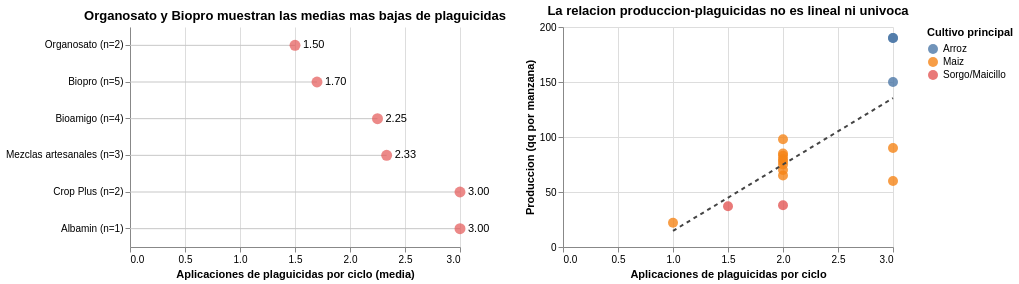

Notebook code for this chart:
### Markdown cell above
### Decisiones de diseño: produccion

Se eligio un `strip plot` superpuesto con `boxplot` porque el dataset es pequeno y cada agricultor cuenta. Esta figura evita el error de mostrar solo promedios y permite ver dispersion, valores extremos y consistencia interna por biofertilizante. La linea de referencia en `50 qq/manzana` contextualiza la lectura para maiz y evita que la magnitud de las diferencias quede sin marco interpretativo.

### Code cell
df_plag = (
    survey_clean.dropna(subset=["freq_plaguicidas_ciclo"])
    .groupby("biofert_std")
    .agg(media=("freq_plaguicidas_ciclo", "mean"), n=("freq_plaguicidas_ciclo", "size"))
    .reset_index()
    .sort_values("media")
)
df_plag["cero"] = 0
df_plag["label"] = df_plag["biofert_std"] + " (n=" + df_plag["n"].astype(str) + ")"

segments = alt.Chart(df_plag).mark_rule(color="#c7c7c7").encode(
    y=alt.Y("label:N", sort=list(df_plag["label"]), title=None),
    x=alt.X("cero:Q", title="Aplicaciones de plaguicidas por ciclo (media)"),
    x2="media:Q"
)

dots = alt.Chart(df_plag).mark_circle(size=120, color="#e45756").encode(
    y=alt.Y("label:N", sort=list(df_plag["label"]), title=None),
    x="media:Q",
    tooltip=["biofert_std:N", alt.Tooltip("media:Q", format=".2f"), "n:Q"]
)

labels = alt.Chart(df_plag).mark_text(align="left", dx=8).encode(
    y=alt.Y("label:N", sort=list(df_plag["label"]), title=None),
    x="media:Q",
    text=alt.Text("media:Q", format=".2f")
)

df_scatter = survey_clean.dropna(subset=["produccion_qq_mz", "freq_plaguicidas_ciclo"]).copy()

scatter = alt.Chart(df_scatter).mark_circle(size=100, opacity=0.8).encode(
    x=alt.X("freq_plaguicidas_ciclo:Q", title="Aplicaciones de plaguicidas por ciclo"),
    y=alt.Y("produccion_qq_mz:Q", title="Produccion (qq por manzana)"),
    color=alt.Color("cultivo_principal:N", title="Cultivo principal"),
    tooltip=["id_encuesta:Q", "biofert_std:N", "cultivo_principal:N", alt.Tooltip("freq_plaguicidas_ciclo:Q", format=".2f"), alt.Tooltip("produccion_qq_mz:Q", format=".1f")]
)

reg = alt.Chart(df_scatter).transform_regression(
    "freq_plaguicidas_ciclo", "produccion_qq_mz", method="linear"
).mark_line(color="#444444", strokeDash=[4, 4]).encode(
    x="freq_plaguicidas_ciclo:Q",
    y="produccion_qq_mz:Q"
)

alt.hconcat(
    (segments + dots + labels).properties(width=330, height=220, title="Organosato y Biopro muestran las medias mas bajas de plaguicidas"),
    (scatter + reg).properties(width=330, height=220, title="La relacion produccion-plaguicidas no es lineal ni univoca"),
    spacing=18
).configure_view(strokeWidth=0)

### Figure 1 — Vega-Lite specification as saved in the notebook (floating-point values rounded to 4 significant figures)
{"config": {"view": {"continuousWidth": 300, "continuousHeight": 300, "strokeWidth": 0}}, "hconcat": [{"layer": [{"mark": {"type": "rule", "color": "#c7c7c7"}, "encoding": {"x": {"field": "cero", "title": "Aplicaciones de plaguicidas por ciclo (media)", "type": "quantitative"}, "x2": {"field": "media"}, "y": {"field": "label", "sort": ["Organosato (n=2)", "Biopro (n=5)", "Bioamigo (n=4)", "Mezclas artesanales (n=3)", "Crop Plus (n=2)", "Albamin (n=1)"], "title": null, "type": "nominal"}}}, {"mark": {"type": "circle", "color": "#e45756", "size": 120}, "encoding": {"tooltip": [{"field": "biofert_std", "type": "nominal"}, {"field": "media", "format": ".2f", "type": "quantitative"}, {"field": "n", "type": "quantitative"}], "x": {"field": "media", "type": "quantitative"}, "y": {"field": "label", "sort": ["Organosato (n=2)", "Biopro (n=5)", "Bioamigo (n=4)", "Mezclas artesanales (n=3)", "Crop Plus (n=2)", "Albamin (n=1)"], "title": null, "type": "nominal"}}}, {"mark": {"type": "text", "align": "left", "dx": 8}, "encoding": {"text": {"field": "media", "format": ".2f", "type": "quantitative"}, "x": {"field": "media", "type": "quantitative"}, "y": {"field": "label", "sort": ["Organosato (n=2)", "Biopro (n=5)", "Bioamigo (n=4)", "Mezclas artesanales (n=3)", "Crop Plus (n=2)", "Albamin (n=1)"], "title": null, "type": "nominal"}}}], "data": {"name": "data-8891c2db3e144cc47fc837fa3e16b428"}, "height": 220, "title": "Organosato y Biopro muestran las medias mas bajas de plaguicidas", "width": 330}, {"layer": [{"mark": {"type": "circle", "opacity": 0.8, "size": 100}, "encoding": {"color": {"field": "cultivo_principal", "title": "Cultivo principal", "type": "nominal"}, "tooltip": [{"field": "id_encuesta", "type": "quantitative"}, {"field": "biofert_std", "type": "nominal"}, {"field": "cultivo_principal", "type": "nominal"}, {"field": "freq_plaguicidas_ciclo", "format": ".2f", "type": "quantitative"}, {"field": "produccion_qq_mz", "format": ".1f", "type": "quantitative"}], "x": {"field": "freq_plaguicidas_ciclo", "title": "Aplicaciones de plaguicidas por ciclo", "type": "quantitative"}, "y": {"field": "produccion_qq_mz", "title": "Produccion (qq por manzana)", "type": "quantitative"}}}, {"mark": {"type": "line", "color": "#444444", "strokeDash": [4, 4]}, "encoding": {"x": {"field": "freq_plaguicidas_ciclo", "type": "quantitative"}, "y": {"field": "produccion_qq_mz", "type": "quantitative"}}, "transform": [{"on": "freq_plaguicidas_ciclo", "regression": "produccion_qq_mz", "method": "linear"}]}], "data": {"name": "data-2432fbbbca93824d2bd328323bb437ee"}, "height": 220, "title": "La relacion produccion-plaguicidas no es lineal ni univoca", "width": 330}], "spacing": 18, "$schema": "https://vega.github.io/schema/vega-lite/v5.20.1.json", "datasets": {"data-8891c2db3e144cc47fc837fa3e16b428": [{"biofert_std": "Organosato", "media": 1.5, "n": 2, "cero": 0, "label": "Organosato (n=2)"}, {"biofert_std": "Biopro", "media": 1.7, "n": 5, "cero": 0, "label": "Biopro (n=5)"}, {"biofert_std": "Bioamigo", "media": 2.25, "n": 4, "cero": 0, "label": "Bioamigo (n=4)"}, {"biofert_std": "Mezclas artesanales", "media": 2.333, "n": 3, "cero": 0, "label": "Mezclas artesanales (n=3)"}, {"biofert_std": "Crop Plus", "media": 3.0, "n": 2, "cero": 0, "label": "Crop Plus (n=2)"}, {"biofert_std": "Albamin", "media": 3.0, "n": 1, "cero": 0, "label": "Albamin (n=1)"}], "data-2432fbbbca93824d2bd328323bb437ee": [{"id_encuesta": 2, "biofert_std": "Biopro", "cultivo_reportado_std": "Maiz", "cultivo_principal": "Maiz", "manzanas_cultivadas": 2, "produccion_qq_mz": 80.0, "texto_desarrollo": "Si, es mas vigoroza ", "respuesta_freq_plaguicidas": "2 bombadas por manzana", "freq_plaguicidas_fuera_dominio": false, "freq_plaguicidas_ciclo": 2.0, "texto_plaguicidas": "Si, es menor la insidencia despues de usarla", "cambio_plagas_std": "Disminucion", "tema_plaguicidas": "Sin cambio claro", "tema_desarrollo": "Vigor"}, {"id_encuesta": 6, "biofert_std": "Biopro", "cultivo_reportado_std": "Maiz", "cultivo_principal": "Maiz", "manzanas_cultivadas": 1, "produccion_qq_mz": 83.0, "texto_desarrollo": "si la planta crece mejor", "respuesta_freq_plaguicidas": "2 bombadas", "freq_plaguicidas_fuera_dominio": false, "freq_plaguicidas_ciclo": 2.0, "texto_plaguicidas": "si, uso menos ", "cambio_plagas_std": "Disminucion", "tema_plaguicidas": "Menor uso o incidencia", "tema_desarrollo": "Salud general"}, {"id_encuesta": 8, "biofert_std": "Biopro", "cultivo_reportado_std": "Maiz", "cultivo_principal": "Maiz", "manzanas_cultivadas": "1/4 ", "produccion_qq_mz": 22.0, "texto_desarrollo": "si, crece mejor", "respuesta_freq_plaguicidas": "1 bombada", "freq_plaguicidas_fuera_dominio": false, "freq_plaguicidas_ciclo": 1.0, "texto_plaguicidas": "si uso mucho menos", "cambio_plagas_std": "Disminucion", "tema_plaguicidas": "Menor uso o incidencia", "tema_desarrollo": "Salud general"}, {"id_encuesta": 10, "biofert_std": "Bioamigo", "cultivo_reportado_std": "Maiz + Sorgo", "cultivo_principal": "Maiz", "manzanas_cultivadas": "1,5 Manzanas", "produccion_qq_mz": 85.0, "texto_desarrollo": "Si", "respuesta_freq_plaguicidas": "2 veces, folidol", "freq_plaguicidas_fuera_dominio": false, "freq_plaguicidas_ciclo": 2.0, "texto_plaguicidas": "lo mismo", "cambio_plagas_std": "Disminucion", "tema_plaguicidas": "Sin cambio claro", "tema_desarrollo": "Otro o ambiguo"}, {"id_encuesta": 11, "biofert_std": "Mezclas artesanales", "cultivo_reportado_std": "Maiz", "cultivo_principal": "Maiz", "manzanas_cultivadas": "0,5 Mz", "produccion_qq_mz": 90.0, "texto_desarrollo": "si, arrancan con mas vigor porque también a la siembra uso polvo de roca y eso ayuda a levantar la planta.", "respuesta_freq_plaguicidas": "Yo uso blindaje 3 veces por ciclo", "freq_plaguicidas_fuera_dominio": false, "freq_plaguicidas_ciclo": 3.0, "texto_plaguicidas": "ha bajado un poco", "cambio_plagas_std": "Disminucion", "tema_plaguicidas": "Menor uso o incidencia", "tema_desarrollo": "Vigor"}, {"id_encuesta": 12, "biofert_std": "Mezclas artesanales", "cultivo_reportado_std": "Maiz", "cultivo_principal": "Maiz", "manzanas_cultivadas": "1 Mz", "produccion_qq_mz": 65.0, "texto_desarrollo": "si, a raíces son mejores", "respuesta_freq_plaguicidas": "2 veces", "freq_plaguicidas_fuera_dominio": false, "freq_plaguicidas_ciclo": 2.0, "texto_plaguicidas": "se ha mantenido", "cambio_plagas_std": "Sin cambio o mixto", "tema_plaguicidas": "Otro o ambiguo", "tema_desarrollo": "Raices"}, {"id_encuesta": 13, "biofert_std": "Bioamigo", "cultivo_reportado_std": "Maiz + Sorgo", "cultivo_principal": "Maiz", "manzanas_cultivadas": "0,5 Mz", "produccion_qq_mz": 75.0, "texto_desarrollo": "Si, es mas verdecita y se ve mas frondosa", "respuesta_freq_plaguicidas": "2 veces para el cogollero", "freq_plaguicidas_fuera_dominio": false, "freq_plaguicidas_ciclo": 2.0, "texto_plaguicidas": "pues siempre uso lo mismo", "cambio_plagas_std": "Disminucion", "tema_plaguicidas": "Sin cambio claro", "tema_desarrollo": "Verdor o color"}, {"id_encuesta": 15, "biofert_std": "Bioamigo", "cultivo_reportado_std": "Maiz + Sorgo + Frijol", "cultivo_principal": "Maiz", "manzanas_cultivadas": 1, "produccion_qq_mz": 60.0, "texto_desarrollo": "La planta tiene mas follaje y mejora la raiz", "respuesta_freq_plaguicidas": "unas 3 veces para el gusano", "freq_plaguicidas_fuera_dominio": false, "freq_plaguicidas_ciclo": 3.0, "texto_plaguicidas": "bajo ", "cambio_plagas_std": "Disminucion", "tema_plaguicidas": "Menor uso o incidencia", "tema_desarrollo": "Raices"}, {"id_encuesta": 16, "biofert_std": "Bioamigo", "cultivo_reportado_std": "Maiz + Sorgo + Frijol", "cultivo_principal": "Maiz", "manzanas_cultivadas": "0,5 Mz", "produccion_qq_mz": 78.0, "texto_desarrollo": "Bueno, mas firme y mejores raices, yo siembro en ladera y la planta crece bien por las raices", "respuesta_freq_plaguicidas": "2 veces con volaton ", "freq_plaguicidas_fuera_dominio": false, "freq_plaguicidas_ciclo": 2.0, "texto_plaguicidas": "poco", "cambio_plagas_std": "Disminucion", "tema_plaguicidas": "Menor uso o incidencia", "tema_desarrollo": "Raices"}, {"id_encuesta": 17, "biofert_std": "Mezclas artesanales", "cultivo_reportado_std": "Maiz + Sorgo + Frijol", "cultivo_principal": "Maiz", "manzanas_cultivadas": "1 Mz", "produccion_qq_mz": 70.0, "texto_desarrollo": "Nace mas pronto y enraíza mas", "respuesta_freq_plaguicidas": "Yo uso el insecticida misil 2 veces", "freq_plaguicidas_fuera_dominio": false, "freq_plaguicidas_ciclo": 2.0, "texto_plaguicidas": "lo mismo como eso no es para la plaga", "cambio_plagas_std": "Sin cambio o mixto", "tema_plaguicidas": "Sin cambio claro", "tema_desarrollo": "Raices"}, {"id_encuesta": 19, "biofert_std": "Biopro", "cultivo_reportado_std": "Sorgo/Maicillo", "cultivo_principal": "Sorgo/Maicillo", "manzanas_cultivadas": "1/4", "produccion_qq_mz": 37.0, "texto_desarrollo": "Si, la planta reciste mas la plaga", "respuesta_freq_plaguicidas": "1-2 veces por ciclo", "freq_plaguicidas_fuera_dominio": false, "freq_plaguicidas_ciclo": 1.5, "texto_plaguicidas": "Si, ahora uso menos", "cambio_plagas_std": "Disminucion", "tema_plaguicidas": "Menor uso o incidencia", "tema_desarrollo": "Otro o ambiguo"}, {"id_encuesta": 20, "biofert_std": "Biopro", "cultivo_reportado_std": "Sorgo/Maicillo", "cultivo_principal": "Sorgo/Maicillo", "manzanas_cultivadas": 1, "produccion_qq_mz": 38.0, "texto_desarrollo": "si, la planta se va desarollando mejor", "respuesta_freq_plaguicidas": "2 veces ", "freq_plaguicidas_fuera_dominio": false, "freq_plaguicidas_ciclo": 2.0, "texto_plaguicidas": "si con el tiempo he usado menos", "cambio_plagas_std": "Disminucion", "tema_plaguicidas": "Menor uso o incidencia", "tema_desarrollo": "Salud general"}, {"id_encuesta": 21, "biofert_std": "Organosato", "cultivo_reportado_std": "Maiz + Sorgo + Cana", "cultivo_principal": "Maiz", "manzanas_cultivadas": 1, "produccion_qq_mz": 98.0, "texto_desarrollo": "Si, mayor llenado de grano en maíz, el rebrote en sorgo es mayor.", "respuesta_freq_plaguicidas": "2 veces, aplico Volaton granulado 12 Kg/Mz", "freq_plaguicidas_fuera_dominio": false, "freq_plaguicidas_ciclo": 2.0, "texto_plaguicidas": "No ha variado mucho", "cambio_plagas_std": "Sin cambio o mixto", "tema_plaguicidas": "Sin cambio claro", "tema_desarrollo": "Germinacion o rebrote"}, {"id_encuesta": 22, "biofert_std": "Albamin", "cultivo_reportado_std": "Arroz", "cultivo_principal": "Arroz", "manzanas_cultivadas": "0,5 Mz", "produccion_qq_mz": 150.0, "texto_desarrollo": "Mas frondoso y aumento en el peso del gajo; también se debe a que cambiamos de utilizar semilla a criolla a otra semilla mejorada.", "respuesta_freq_plaguicidas": "3 veces", "freq_plaguicidas_fuera_dominio": false, "freq_plaguicidas_ciclo": 3.0, "texto_plaguicidas": "si ha bajado", "cambio_plagas_std": "Disminucion", "tema_plaguicidas": "Otro o ambiguo", "tema_desarrollo": "Llenado de grano o semilla"}, {"id_encuesta": 24, "biofert_std": "Crop Plus", "cultivo_reportado_std": "Arroz", "cultivo_principal": "Arroz", "manzanas_cultivadas": 1, "produccion_qq_mz": 190.0, "texto_desarrollo": "Mejor llenado", "respuesta_freq_plaguicidas": "3 veces, y galón por manzana", "freq_plaguicidas_fuera_dominio": false, "freq_plaguicidas_ciclo": 3.0, "texto_plaguicidas": "no", "cambio_plagas_std": "Sin cambio o mixto", "tema_plaguicidas": "Sin cambio claro", "tema_desarrollo": "Llenado de grano o semilla"}, {"id_encuesta": 25, "biofert_std": "Crop Plus", "cultivo_reportado_std": "Arroz", "cultivo_principal": "Arroz", "manzanas_cultivadas": 1, "produccion_qq_mz": 190.0, "texto_desarrollo": "Probablemente un mejor llenado", "respuesta_freq_plaguicidas": "3 veces y un galón por manzana", "freq_plaguicidas_fuera_dominio": false, "freq_plaguicidas_ciclo": 3.0, "texto_plaguicidas": "no", "cambio_plagas_std": "Sin cambio o mixto", "tema_plaguicidas": "Sin cambio claro", "tema_desarrollo": "Llenado de grano o semilla"}]}}
